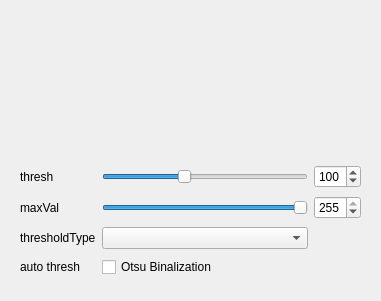
<?xml version="1.0" encoding="UTF-8"?>
<ui version="4.0">
 <class>Form</class>
 <widget class="QWidget" name="Form">
  <property name="geometry">
   <rect>
    <x>0</x>
    <y>0</y>
    <width>381</width>
    <height>301</height>
   </rect>
  </property>
  <property name="sizePolicy">
   <sizepolicy hsizetype="Preferred" vsizetype="Preferred">
    <horstretch>0</horstretch>
    <verstretch>0</verstretch>
   </sizepolicy>
  </property>
  <property name="windowTitle">
   <string>Form</string>
  </property>
  <layout class="QGridLayout" name="gridLayout">
   <item row="1" column="0">
    <widget class="QWidget" name="widget_2" native="true">
     <layout class="QGridLayout" name="gridLayout_3">
      <item row="3" column="0">
       <widget class="QLabel" name="labelOtsu">
        <property name="text">
         <string>auto thresh</string>
        </property>
       </widget>
      </item>
      <item row="0" column="2">
       <widget class="QSpinBox" name="spinBoxThresh">
        <property name="maximum">
         <number>255</number>
        </property>
        <property name="value">
         <number>100</number>
        </property>
       </widget>
      </item>
      <item row="2" column="0">
       <widget class="QLabel" name="labelType">
        <property name="text">
         <string>thresholdType</string>
        </property>
       </widget>
      </item>
      <item row="0" column="0">
       <widget class="QLabel" name="labelThresh">
        <property name="text">
         <string>thresh</string>
        </property>
       </widget>
      </item>
      <item row="1" column="2">
       <widget class="QSpinBox" name="spinBoxMaxVal">
        <property name="maximum">
         <number>255</number>
        </property>
        <property name="value">
         <number>255</number>
        </property>
       </widget>
      </item>
      <item row="1" column="1">
       <widget class="QSlider" name="horizontalSliderMaxVal">
        <property name="maximum">
         <number>255</number>
        </property>
        <property name="value">
         <number>255</number>
        </property>
        <property name="orientation">
         <enum>Qt::Horizontal</enum>
        </property>
       </widget>
      </item>
      <item row="1" column="0">
       <widget class="QLabel" name="labelMaxVal">
        <property name="text">
         <string>maxVal</string>
        </property>
       </widget>
      </item>
      <item row="0" column="1">
       <widget class="QSlider" name="horizontalSliderThresh">
        <property name="maximum">
         <number>255</number>
        </property>
        <property name="value">
         <number>100</number>
        </property>
        <property name="orientation">
         <enum>Qt::Horizontal</enum>
        </property>
        <property name="invertedAppearance">
         <bool>false</bool>
        </property>
        <property name="invertedControls">
         <bool>false</bool>
        </property>
        <property name="tickPosition">
         <enum>QSlider::NoTicks</enum>
        </property>
       </widget>
      </item>
      <item row="2" column="1">
       <widget class="QComboBox" name="comboBoxThresholdType"/>
      </item>
      <item row="3" column="1">
       <widget class="QCheckBox" name="checkBoxOtsu">
        <property name="text">
         <string>Otsu Binalization</string>
        </property>
       </widget>
      </item>
     </layout>
    </widget>
   </item>
   <item row="0" column="0">
    <widget class="QWidget" name="widget_1" native="true">
     <layout class="QGridLayout" name="gridLayout_2"/>
    </widget>
   </item>
  </layout>
 </widget>
 <resources/>
 <connections>
  <connection>
   <sender>horizontalSliderThresh</sender>
   <signal>valueChanged(int)</signal>
   <receiver>spinBoxThresh</receiver>
   <slot>setValue(int)</slot>
   <hints>
    <hint type="sourcelabel">
     <x>296</x>
     <y>186</y>
    </hint>
    <hint type="destinationlabel">
     <x>362</x>
     <y>185</y>
    </hint>
   </hints>
  </connection>
  <connection>
   <sender>spinBoxThresh</sender>
   <signal>valueChanged(int)</signal>
   <receiver>horizontalSliderThresh</receiver>
   <slot>setValue(int)</slot>
   <hints>
    <hint type="sourcelabel">
     <x>362</x>
     <y>185</y>
    </hint>
    <hint type="destinationlabel">
     <x>296</x>
     <y>186</y>
    </hint>
   </hints>
  </connection>
  <connection>
   <sender>horizontalSliderMaxVal</sender>
   <signal>valueChanged(int)</signal>
   <receiver>spinBoxMaxVal</receiver>
   <slot>setValue(int)</slot>
   <hints>
    <hint type="sourcelabel">
     <x>252</x>
     <y>206</y>
    </hint>
    <hint type="destinationlabel">
     <x>355</x>
     <y>205</y>
    </hint>
   </hints>
  </connection>
  <connection>
   <sender>spinBoxMaxVal</sender>
   <signal>valueChanged(int)</signal>
   <receiver>horizontalSliderMaxVal</receiver>
   <slot>setValue(int)</slot>
   <hints>
    <hint type="sourcelabel">
     <x>362</x>
     <y>220</y>
    </hint>
    <hint type="destinationlabel">
     <x>296</x>
     <y>221</y>
    </hint>
   </hints>
  </connection>
  <connection>
   <sender>checkBoxOtsu</sender>
   <signal>toggled(bool)</signal>
   <receiver>horizontalSliderThresh</receiver>
   <slot>setDisabled(bool)</slot>
   <hints>
    <hint type="sourcelabel">
     <x>147</x>
     <y>265</y>
    </hint>
    <hint type="destinationlabel">
     <x>154</x>
     <y>177</y>
    </hint>
   </hints>
  </connection>
  <connection>
   <sender>checkBoxOtsu</sender>
   <signal>toggled(bool)</signal>
   <receiver>spinBoxThresh</receiver>
   <slot>setDisabled(bool)</slot>
   <hints>
    <hint type="sourcelabel">
     <x>192</x>
     <y>274</y>
    </hint>
    <hint type="destinationlabel">
     <x>336</x>
     <y>170</y>
    </hint>
   </hints>
  </connection>
 </connections>
</ui>
